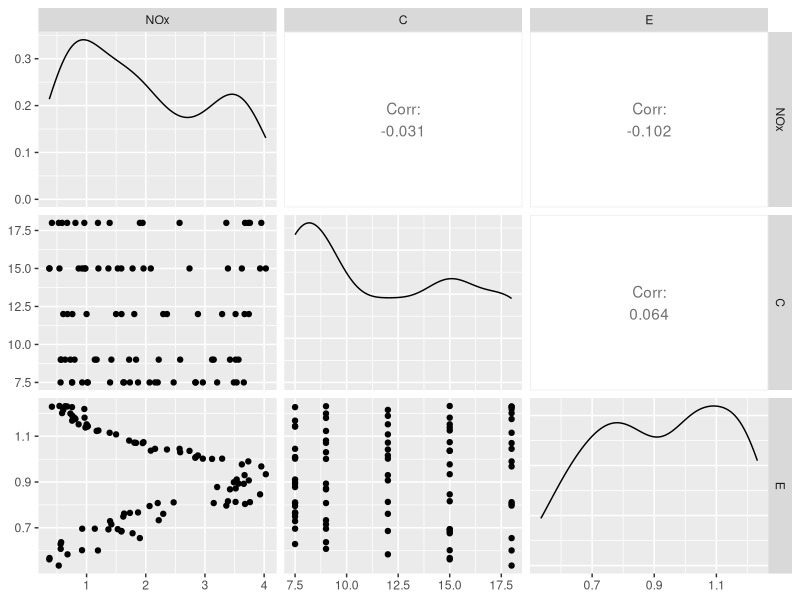
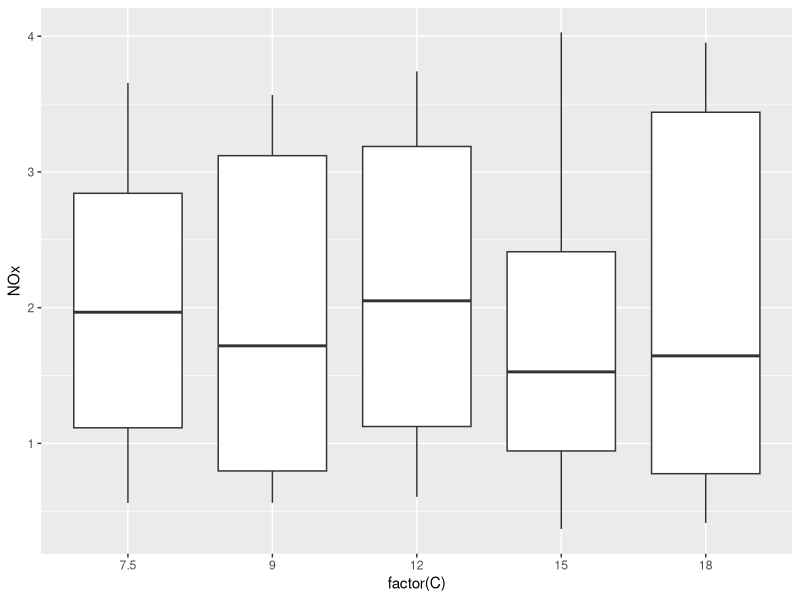
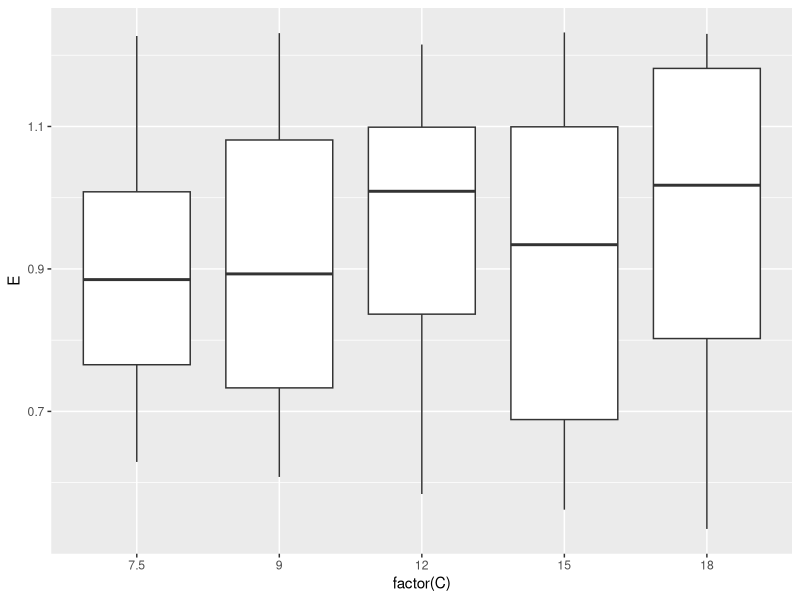
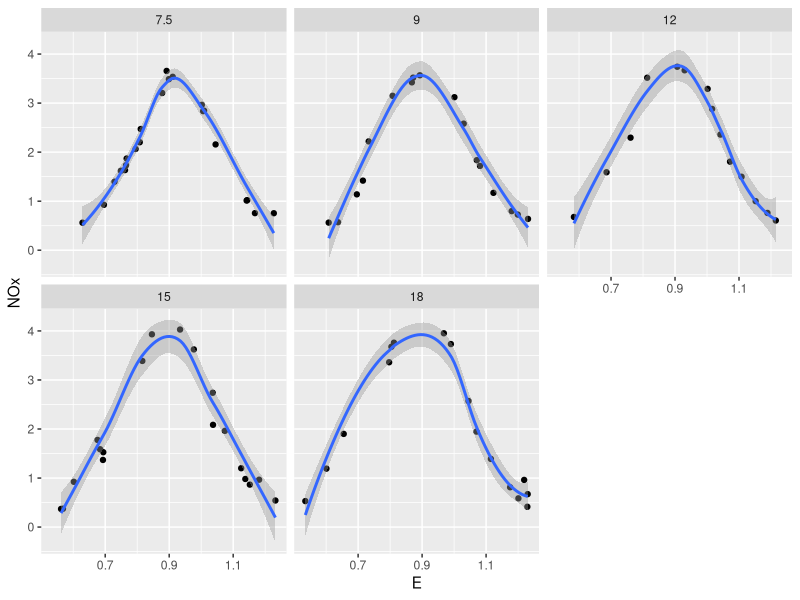
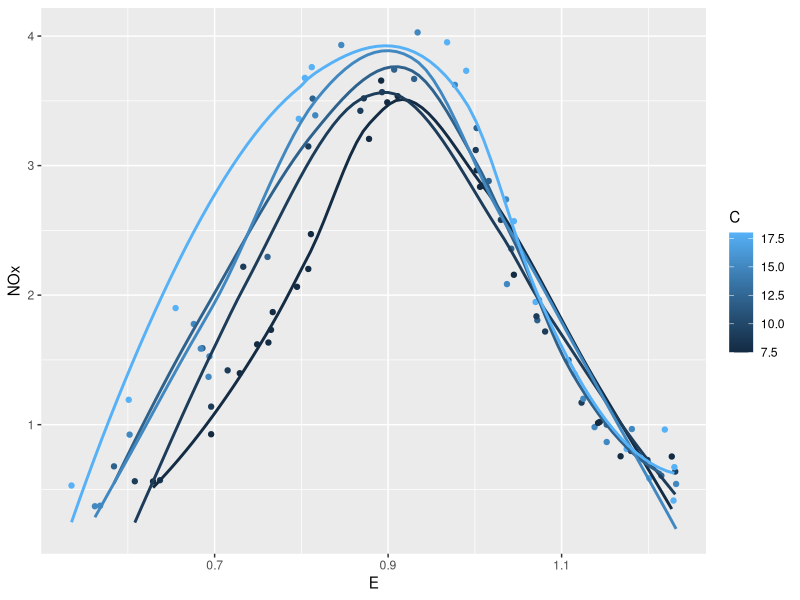
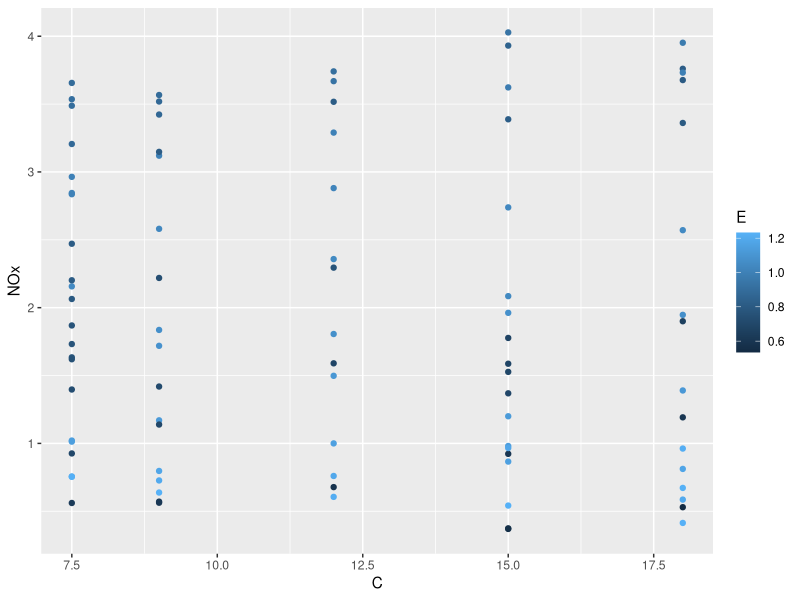
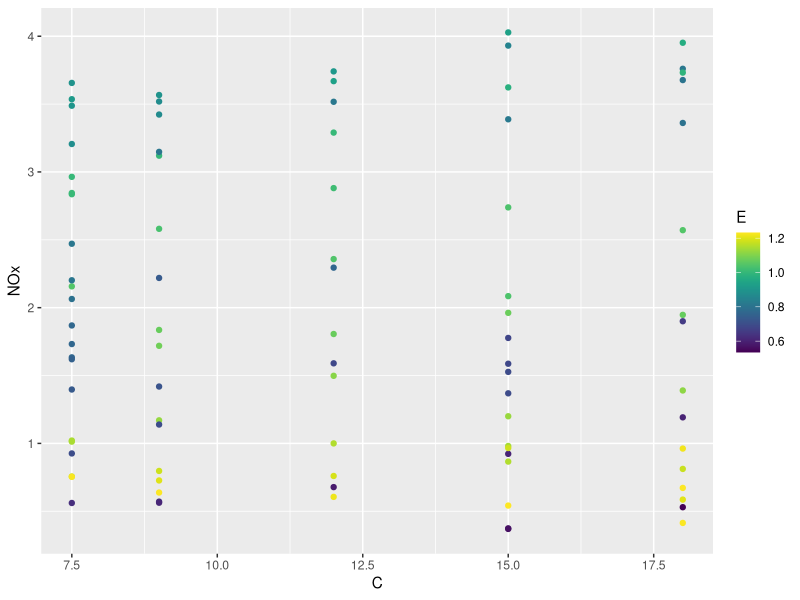
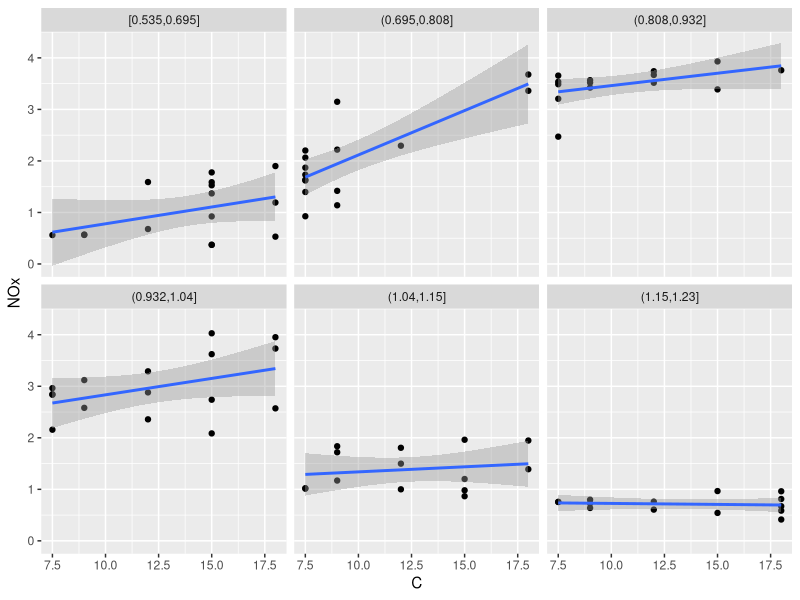

R code for these plots, in order:
## ---- chunk 1
knitr::opts_chunk$set(echo = TRUE, tidy = TRUE)
## ---- chunk 2
library(tidyverse)
library(lattice)
cb_palette = c("#999999", "#E69F00", "#56B4E9", "#009E73", "#F0E442", "#0072B2", "#D55E00", "#CC79A7")
## ---- chunk 3
summary(ethanol)
nrow(ethanol)
library(GGally)
ggpairs(ethanol)
## ---- chunk 4
ggplot(ethanol, aes(x = factor(C), y = NOx)) + geom_boxplot() 
ggplot(ethanol, aes(x = factor(C), y = E)) + geom_boxplot() 
## ---- chunk 5
ggplot(ethanol, aes(x = E, y = NOx)) + geom_point() + facet_wrap(~C, ncol = 3) + geom_smooth()
## ---- chunk 6

## ---- chunk 7
ggplot(ethanol, aes(x = E, y = NOx, group = C, color = C)) + geom_point() + geom_smooth(se = FALSE)
## ---- chunk 8
ggplot(ethanol, aes(x = C, y = NOx, color = E)) + geom_point()
## ---- chunk 9
library(viridis)
ggplot(ethanol, aes(x = C, y = NOx, color = E)) + geom_point() + scale_color_viridis()
## ---- chunk 10
ggplot(ethanol, aes(x = C, y = NOx)) + geom_point() + facet_wrap(~cut_number(E, n=6)) + geom_smooth(method = "lm")
## ---- chunk 11

## ---- chunk 12
ethanol.lo = loess(NOx ~ C * E, data=ethanol, span=1/3, parametric="C", drop.square="C", family="symmetric")
## ---- chunk 13
ethanol.grid = expand.grid(C = c(7.5, 9, 12, 15, 18), E = seq(0.6, 1.2, 0.1))
ethanol.predict = predict(ethanol.lo, newdata = ethanol.grid)
ethanol.grid.df = data.frame(ethanol.grid, fit = as.vector(ethanol.predict))
## ---- chunk 14
ggplot(ethanol.grid.df, aes(x = C, y = fit, group = E, color = E)) + geom_line() + scale_color_viridis()
## ---- chunk 15

## ---- chunk 16
ethanol.grid2 = expand.grid(C = c(7.5, 9, 12, 15, 18), E = seq(0.6, 1.2, 0.01))
ethanol.predict2 = predict(ethanol.lo, newdata = ethanol.grid2)
ethanol.grid2.df = data.frame(ethanol.grid2, fit = as.vector(ethanol.predict2))
ggplot(ethanol.grid2.df, aes(x = E, y = fit, group = C, color = C)) + geom_line()
## ---- chunk 17
summary(ethanol.lo)
## ---- chunk 18
library(broom)
ethanol.lo.df = augment(ethanol.lo)
ggplot(ethanol.lo.df, aes(x = E, y = .resid)) + geom_point() + geom_smooth()
## ---- chunk 19
ggplot(ethanol.lo.df, aes(x = C, y = .resid)) + geom_point() + geom_smooth()
## ---- chunk 20
ggplot(ethanol.lo.df, aes(x = E, y = .resid)) + geom_point() + geom_smooth(method = "lm") + facet_wrap(~C)
## ---- chunk 21
ggplot(ethanol.lo.df, aes(x = .fitted, y = abs(.resid))) + geom_point() + geom_smooth(method = "lm")
## ---- chunk 22

## ---- chunk 23
var(ethanol.lo.df$.fitted) / (var(ethanol.lo.df$.fitted) + var(ethanol.lo.df$.resid))
## ---- chunk 24

